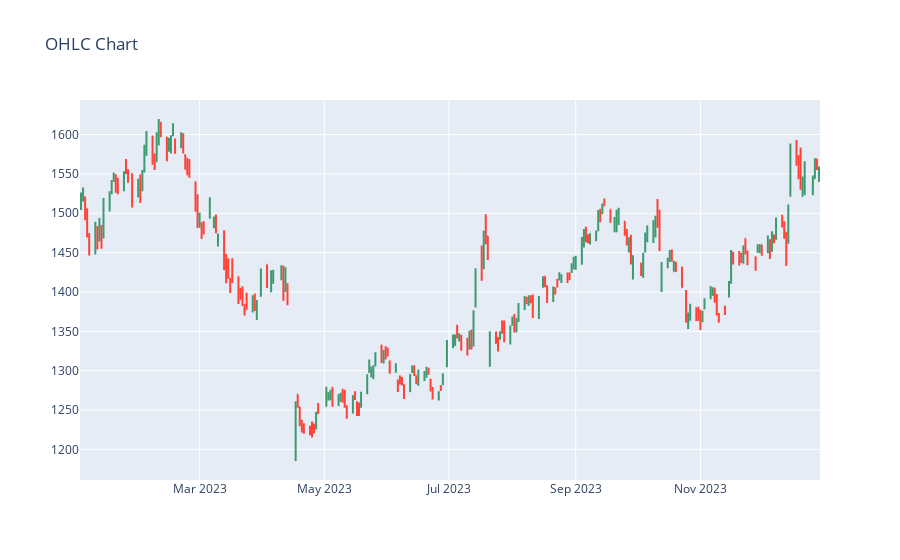
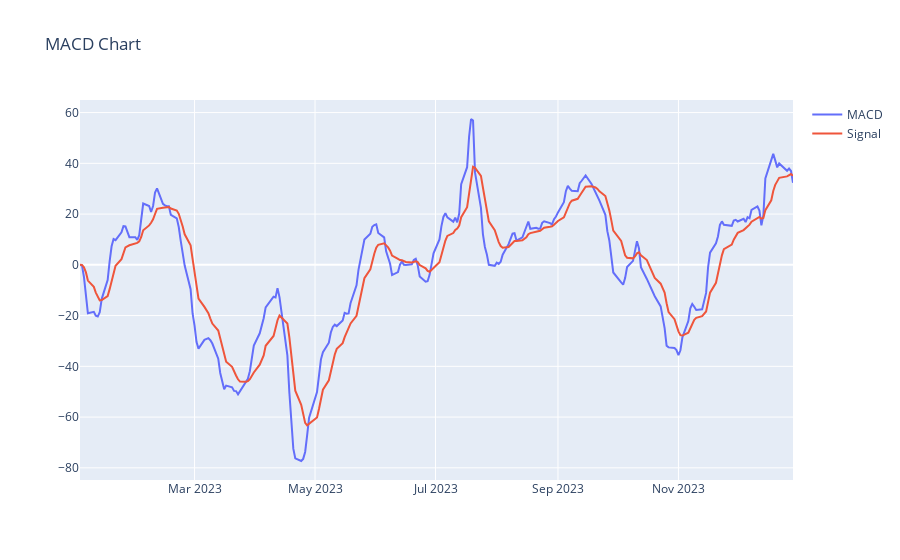

Notebook cell for these charts, in order:
### Markdown cell above
# MACD Indicator

Interpreting the MACD (Moving Average Convergence Divergence) result involves understanding the relationship between the MACD line, the signal line.

When the MACD line crosses above the signal line, it indicates a bullish signal or buying opportunity. Conversely, when the MACD line crosses below the signal line, it signals a bearish trend or selling opportunity.

### Code cell
# function to plot OHLC vs MACD
fn.macd_chart(dataframe=df,fast=7,slow=21,timeframe=9,feature1='Close',feature2='macd',feature3='signal')

### Figure 1 — Plotly figure (JSON) as saved in the notebook; plotly's stock layout.template omitted (floating-point values rounded to 4 significant figures; data arrays with more than 128 entries replaced by an {"elided": "..."} marker saying what was removed)
{"data": [{"close": {"elided": "245 float values"}, "high": {"elided": "245 float values"}, "low": {"elided": "245 float values"}, "open": {"elided": "245 float values"}, "type": "ohlc", "x": {"elided": "245 str values"}}], "layout": {"title": {"text": "OHLC Chart"}, "xaxis": {"rangeslider": {"visible": false}}}}

### Figure 2 — Plotly figure (JSON) as saved in the notebook; plotly's stock layout.template omitted (floating-point values rounded to 4 significant figures; data arrays with more than 128 entries replaced by an {"elided": "..."} marker saying what was removed)
{"data": [{"mode": "lines", "name": "MACD", "type": "scatter", "x": {"elided": "245 str values"}, "y": {"elided": "245 float values"}}, {"mode": "lines", "name": "Signal", "type": "scatter", "x": {"elided": "245 str values"}, "y": {"elided": "245 float values"}}], "layout": {"title": {"text": "MACD Chart"}}}
